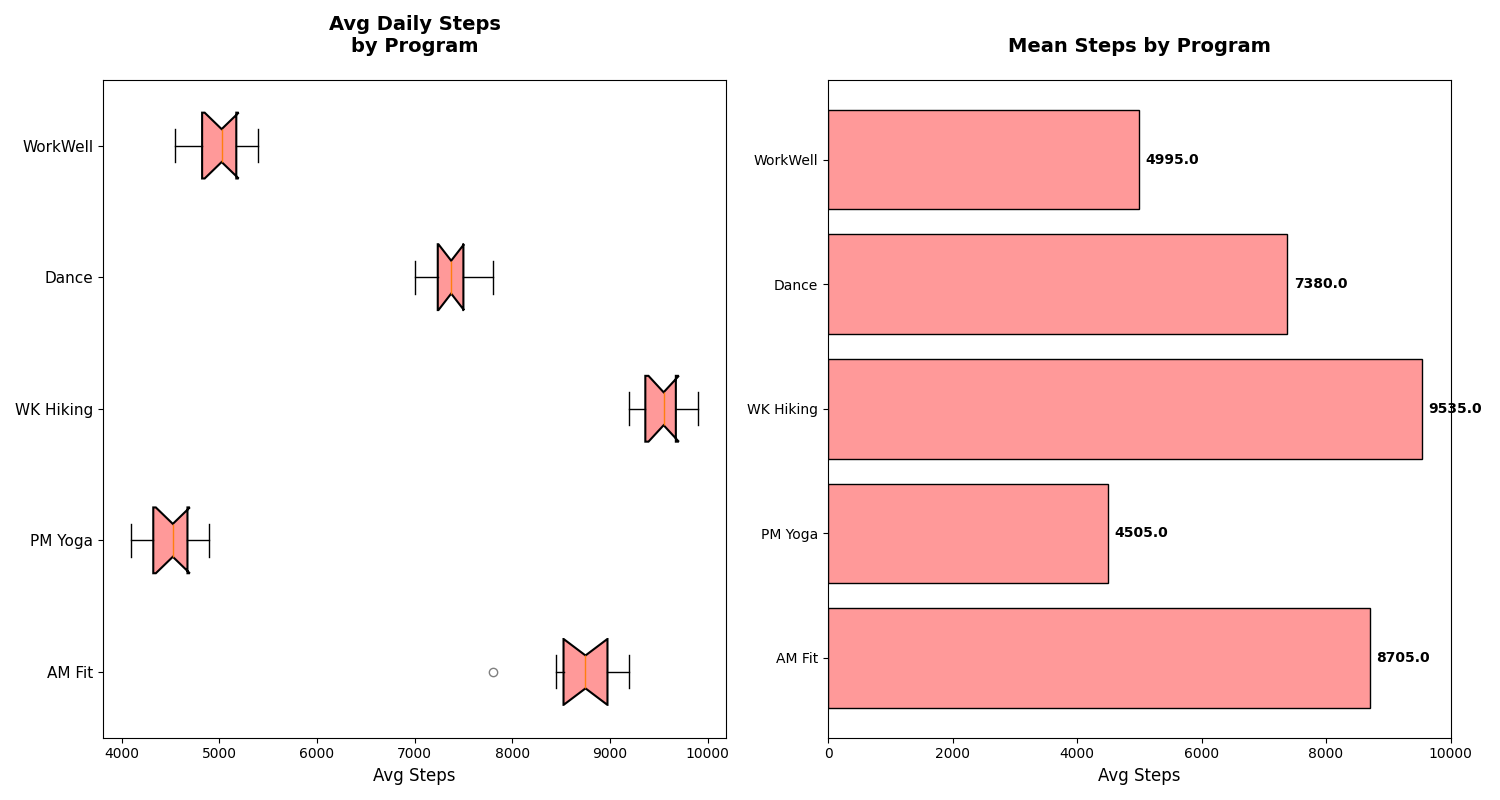

Write the Python code that produced this figure.
import matplotlib.pyplot as plt
import numpy as np

# Define programs and data (average daily steps)
programs = ['AM Fit', 'PM Yoga', 'WK Hiking', 'Dance', 'WorkWell']
steps_data = [
    [8500, 8700, 7800, 9000, 8800, 8900, 8600, 9100, 9200, 8450],  # AM Fit
    [4500, 4200, 4100, 4600, 4700, 4900, 4300, 4800, 4400, 4550],  # PM Yoga
    [9500, 9600, 9400, 9300, 9200, 9800, 9900, 9700, 9350, 9600],  # WK Hiking
    [7000, 7500, 7200, 7100, 7350, 7600, 7800, 7400, 7500, 7350],  # Dance
    [5000, 4800, 4700, 5100, 5200, 5400, 4550, 4900, 5050, 5250]   # WorkWell
]

# Create the plot with subplots
fig, axs = plt.subplots(1, 2, figsize=(15, 8))

# Box plot
box = axs[0].boxplot(steps_data, vert=False, patch_artist=True, notch=True, whis=1.5)
single_color = '#ff9999'
for patch in box['boxes']:
    patch.set_facecolor(single_color)
    patch.set_edgecolor('black')
    patch.set_linewidth(1.5)
for flier in box['fliers']:
    flier.set(marker='o', color='red', alpha=0.5)
axs[0].set_yticklabels(programs, fontsize=11)
axs[0].set_xlabel('Avg Steps', fontsize=12)
axs[0].set_title('Avg Daily Steps\nby Program', fontsize=14, fontweight='bold', pad=20)

# Bar plot
mean_steps = [np.mean(data) for data in steps_data]
axs[1].barh(programs, mean_steps, color=single_color, edgecolor='black')
axs[1].set_xlabel('Avg Steps', fontsize=12)
axs[1].set_title('Mean Steps by Program', fontsize=14, fontweight='bold', pad=20)
for i, v in enumerate(mean_steps):
    axs[1].text(v + 100, i, f'{v:.1f}', color='black', va='center', fontweight='bold')

# Adjust layout
plt.tight_layout()

# Display the plot
plt.show()
